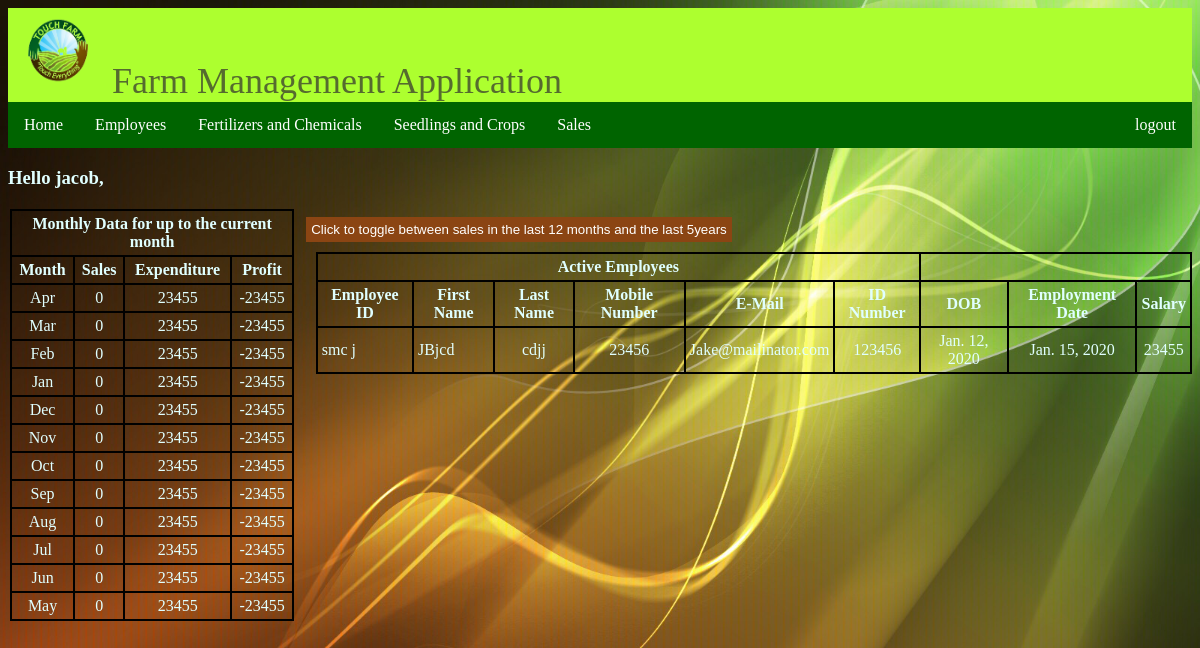
The app's page / (signed in) with its own data.
### farmapp/models.py (models this page shows)
class Employee(models.Model):
    Employee_ID = models.CharField(max_length=12, primary_key=True)
    First_Name = models.CharField(max_length=15)
    Last_Name = models.CharField(max_length=15)
    ID_Number = models.IntegerField()
    DOB = models.DateField()
    Mobile_Number = models.IntegerField()
    E_mail = models.EmailField()
    Employment_date = models.DateField()
    Termination_date = models.DateField(blank=True, null=True)
    Salary = models.IntegerField()

### farmapp/views.py (the view)
# urls.py: path('', views.home),
@login_required(login_url='/login')
def home(request):
    user = request.user
    year = datetime.today().year
    month = datetime.today().month
    yearly_sales = dict(yearly(year))
    monthly_sales = monthly(month, year)
    employee = Employee.objects.filter(Termination_date__isnull=True)
    return render(request, 'home.html', {'user': user, 'employees': employee,
                                         'monthly_sales': monthly_sales, 'yearly_sales': yearly_sales, 'year': year})

### farmapp/views.py (called while the page is built)
def yearly(year):
    i = 0
    main_array = []
    while i < 5:
        yearly_sales = Sales.objects.filter(Date__year=year).aggregate(Sum('Sales_Made'))
        yearly_sales = list(yearly_sales.values())[0]
        if yearly_sales is None:
            yearly_sales = 0
        array = [year, yearly_sales]
        main_array.append(array)
        i = i + 1
        year = year - 1
    return main_array

### templates/home.html (shortened to what this page needs)
{% extends 'base.html' %}
{% load static %}
{% block head %}
    <link rel="stylesheet" type="text/css" href="{% static 'css/home.css' %}">
{% endblock %}
{% block body %}
    <h3>Hello {{ user }},<br></h3>
    <button onclick="showSales()">Click to toggle between sales in the last 12 months and the last 5years</button>
    <div class="sales">
        <div class="monthlysales" id="monthlysales">
            <table>
                <tr>
                    <th colspan="5">
                        Monthly Data for up to the current month
                    </th>
                </tr>
                <tr style="font-weight: bold">
                    <td>Month</td>
                    <td>Sales</td>
                    <td>Expenditure</td>
                    <td>Profit</td>
                </tr>
                {% for item in monthly_sales %}
                    <tr>
                        <td style="text-align: center">{{ item.0 }}</td>
                        <td style="text-align: center">{{ item.1 }}</td>
                        <td style="text-align: center">{{ item.2 }}</td>
                        <td style="text-align: center">{{ item.3 }}</td>
                    </tr>
                {% endfor %}
            </table>
        </div>
    </div>
    <div class="activeemp">
        <table>
            <tr>
                <td colspan="6" align="center" style="color: lightcyan; font-weight: bolder;">Active Employees</td>
            </tr>
            <tr style="color: lightcyan; font-weight: bold; text-align: center;">
                <th>Employee ID</th>
                <th>First Name</th>
                <th>Last Name</th>
                <th>Mobile Number</th>
                <th>E-Mail</th>
                <th>ID Number</th>
                <th>DOB</th>
                <th>Employment Date</th>
                <th>Salary</th>
            </tr>
            {% for field in employees %}
                <tr>
                <td style="text-align: left">{{ field.Employee_ID }}</td>
                <td  style="text-align: left">{{ field.First_Name }}</td>
                <td>{{ field.Last_Name }}</td>
                <td>{{ field.Mobile_Number }}</td>
                <td>{{ field.E_mail }}</td>
                <td>{{ field.ID_Number }}</td>
                <td>{{ field.DOB }}</td>
                <td>{{ field.Employment_date }}</td>
                <td>{{ field.Salary }}</td>
                </tr>
            {% endfor %}
        </table>
    </div>
{% endblock %}

### static/css/home.css (style rules this page uses)
.sales { width: 24%; padding: 2px 2px; float: left; }
.activeemp { width: 74%; float: right; }
tr, th ,td { padding: 4px 4px 4px 4px; margin: 4px 4px 4px 4px; border: 2px solid black; }
table { border-collapse: collapse; text-align: center; }
button { margin: 10px 10px 10px 10px; color: white; background-color: saddlebrown; border: none; padding: 5px 5px 5px 5px; }
body { background-image: url("../images/home.jpg"); background-repeat: no-repeat; background-size: 100%; color: lightcyan; }

### records on screen
Employee: Employee_ID "smc j", First_Name "JBjcd", Last_Name "cdjj", Mobile_Number "23456", E_mail "Jake@mailinator.com", ID_Number "123456", DOB "Jan. 12, 2020", Employment_date "Jan. 15, 2020", Salary "23455"

### other values on screen
{{ user }} "jacob"
{{ item.0 }} "Apr" "Mar" "Feb" "Jan" "Dec" "Nov" "Oct" "Sep" "Aug" "Jul" "Jun" "May"
{{ item.1 }} "0" "0" "0" "0" "0" "0" "0" "0" "0" "0" "0" "0"
{{ item.2 }} "23455" "23455" "23455" "23455" "23455" "23455" "23455" "23455" "23455" "23455" "23455" "23455"
{{ item.3 }} "-23455" "-23455" "-23455" "-23455" "-23455" "-23455" "-23455" "-23455" "-23455" "-23455" "-23455" "-23455"
